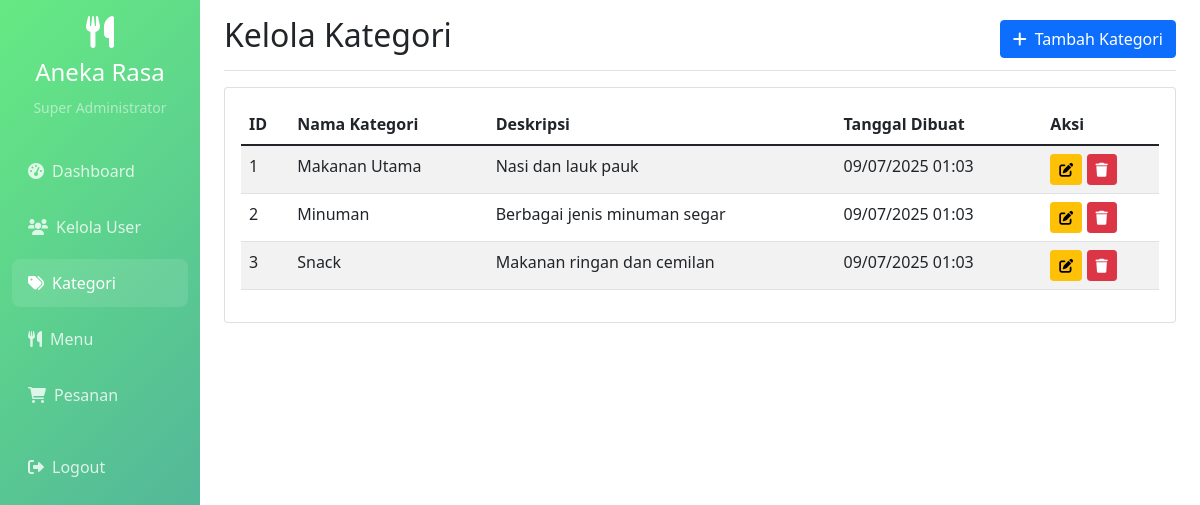
Before: /views/categories.php (signed in) with the older database file.
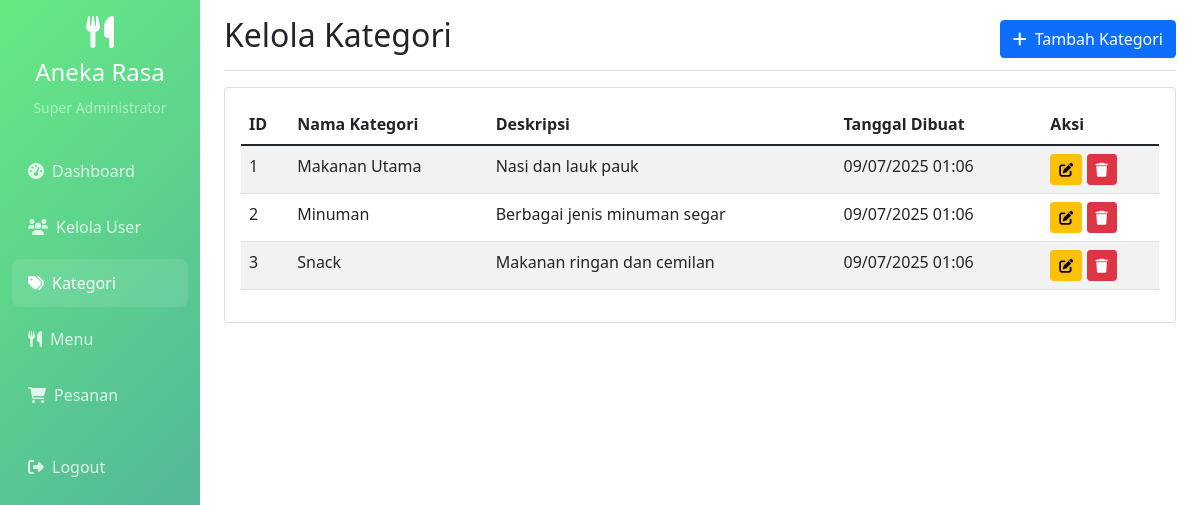
After: the same page with the newer database file.
### tables this page shows
CREATE TABLE `categories` (
  `id` int(11) NOT NULL,
  `name` varchar(100) NOT NULL,
  `description` text DEFAULT NULL,
  `created_at` timestamp NOT NULL DEFAULT current_timestamp()
);

### models/Category.php (called while the page is built, shortened)
<?php
class Category {
    private $conn;
    private $table_name = "categories";
    public function __construct($db) {
        $this->conn = $db;
    }
    public function readAll() {
        $query = "SELECT id, name, description, created_at FROM " . $this->table_name . " ORDER BY name";
        $stmt = $this->conn->prepare($query);
        $stmt->execute();
        return $stmt;
    }
}
?>

### views/categories.php (the view, shortened to what the changed rows need)
<?php
include_once '../models/Category.php';
$database = new Database();
$db = $database->getConnection();
$category = new Category($db);
$stmt = $category->readAll();
?>
<!DOCTYPE html>
<html lang="id">
<head>
    <link href="https://cdn.jsdelivr.net/npm/bootstrap@5.1.3/dist/css/bootstrap.min.css" rel="stylesheet">
    <link href="https://cdnjs.cloudflare.com/ajax/libs/font-awesome/6.0.0/css/all.min.css" rel="stylesheet">
</head>
<body>
    <div class="container-fluid">
        <div class="row">
            <main class="col-md-9 ms-sm-auto col-lg-10 px-md-4">
                <div class="d-flex justify-content-between flex-wrap flex-md-nowrap align-items-center pt-3 pb-2 mb-3 border-bottom">
                    <h1 class="h2">Kelola Kategori</h1>
                </div>
                <div class="card">
                    <div class="card-body">
                        <div class="table-responsive">
                            <table class="table table-striped">
                                <thead>
                                    <tr>
                                        <th>ID</th>
                                        <th>Nama Kategori</th>
                                        <th>Deskripsi</th>
                                        <th>Tanggal Dibuat</th>
                                        <th>Aksi</th>
                                    </tr>
                                </thead>
                                <tbody>
                                    <?php while($row = $stmt->fetch(PDO::FETCH_ASSOC)): ?>
                                    <tr>
                                        <td><?php echo $row['id']; ?></td>
                                        <td><?php echo htmlspecialchars($row['name']); ?></td>
                                        <td><?php echo htmlspecialchars($row['description']); ?></td>
                                        <td><?php echo date('d/m/Y H:i', strtotime($row['created_at'])); ?></td>
                                        <td>
                                            <button class="btn btn-sm btn-warning" onclick="editCategory(<?php echo htmlspecialchars(json_encode($row)); ?>)">
                                                <i class="fas fa-edit"></i>
                                            </button>
                                            <button class="btn btn-sm btn-danger" onclick="deleteCategory(<?php echo $row['id']; ?>, '<?php echo htmlspecialchars($row['name']); ?>')">
                                                <i class="fas fa-trash"></i>
                                            </button>
                                        </td>
                                    </tr>
                                    <?php endwhile; ?>
                                </tbody>
                            </table>
                        </div>
                    </div>
                </div>
            </main>
        </div>
    </div>
</body>
</html>

Changed rows visible on the page:
changed categories "Makanan Utama": created_at "09/07/2025 01:03" → "09/07/2025 01:06"
changed categories "Minuman": created_at "09/07/2025 01:03" → "09/07/2025 01:06"
changed categories "Snack": created_at "09/07/2025 01:03" → "09/07/2025 01:06"
